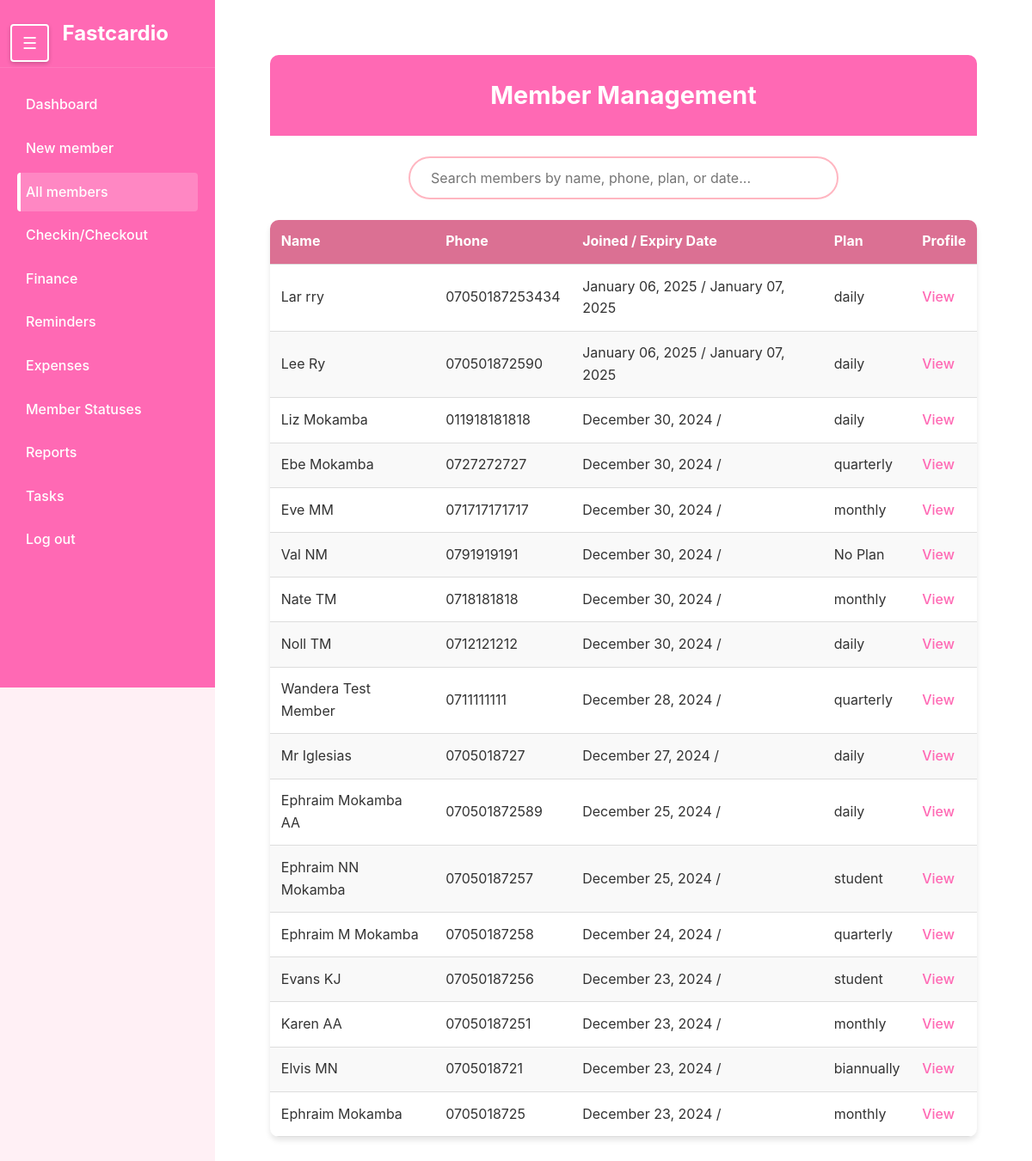
/members/, run on an earlier commit of the app's database.
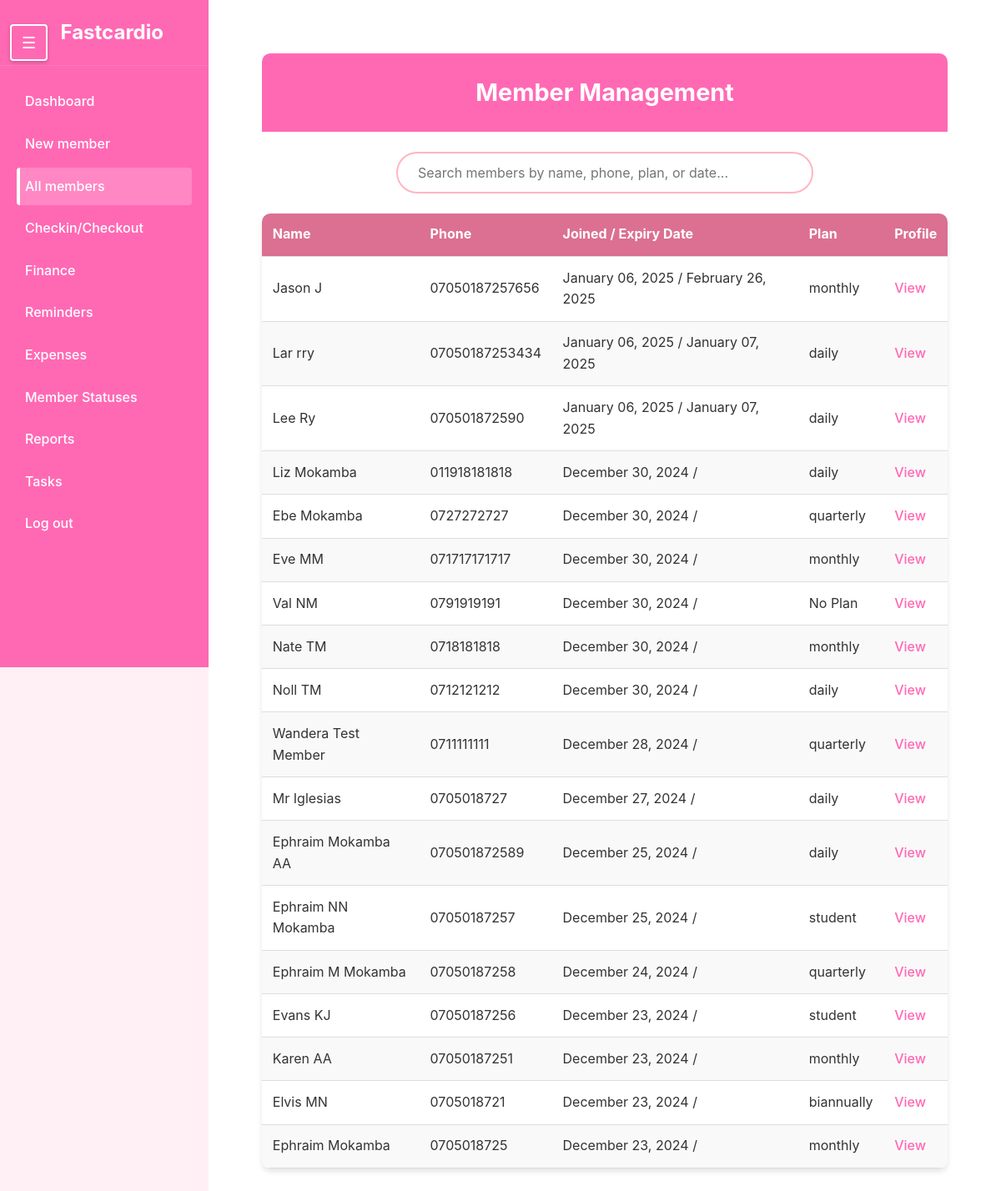
And on a later commit of the database.
### members/models.py (models this page shows, shortened)
class Member(models.Model):
    first_name = models.CharField(max_length=50)
    last_name = models.CharField(max_length=50)
    phone_number = models.CharField(max_length=15)
    date_joined = models.DateTimeField(auto_now_add=True)
    membership_expiry = models.DateField(null=True, blank=True, help_text="Date when the membership expires")
    is_active = models.BooleanField(default=False)
    is_frozen = models.BooleanField(default=False)
    additional_info = models.TextField(blank=True,null=True)
    gender = models.CharField(max_length= 6)
    balance = models.DecimalField(
        max_digits=10,
        decimal_places=2,
        default=0,
        help_text="Positive balance indicates credit, negative indicates debt"
    )
    def __str__(self):
        return f"{self.first_name} {self.last_name}"

class PaymentDetails(models.Model):
    PLAN_CHOICES = [
        ('daily', 'Daily'),
        ('monthly', 'Monthly'),
        ('quarterly', 'Quarterly'),
        ('biannually', 'Biannually'),
        ('annually', 'Annually'),
        ('student', 'Student Package'),
        ('complete', 'Complete Payment'),
    ]
    member = models.ForeignKey('Member', on_delete=models.CASCADE, related_name='payments', verbose_name="Member")
    plan = models.CharField(max_length=20, choices=PLAN_CHOICES, verbose_name="Payment Plan")
    amount = models.DecimalField(max_digits=10, decimal_places=2, verbose_name="Amount Paid")
    payment_date = models.DateField(default=timezone.now, verbose_name="Payment Date")
    transaction_id = models.CharField(max_length=100, blank=True, null=True, verbose_name="Transaction ID")
    class Meta:
        verbose_name = "Payment Detail"
        verbose_name_plural = "Payment Details"
        ordering = ['-payment_date']

### members/views.py (the view)
# urls.py: path('', include('members.urls'))
def members(request):
    members_with_payments = []
    today = timezone.now().date()
    for member in Member.objects.all():
        payments = PaymentDetails.objects.filter(member=member)
        total_amount_paid = payments.aggregate(total=Sum('amount'))['total'] or 0
        latest_payment = payments.order_by('-payment_date').first()
        membership_status = 'Expired'
        days_until_expiry = None
        if member.membership_expiry:
            days_until_expiry = (member.membership_expiry - today).days
            if member.is_frozen:
                membership_status = 'Frozen'
            elif days_until_expiry > 7:
                membership_status = 'Active'
            elif days_until_expiry > 0:
                membership_status = 'Expiring Soon'
            else:
                membership_status = 'Expired'
                member.is_active = False
                member.save()
        member_data = {
            'id': member.id,
            'full_name': str(member),
            'first_name': member.first_name,
            'last_name': member.last_name,
            'phone_number': member.phone_number,
            'date_joined': member.date_joined,
            'additional_info': member.additional_info or '',
            'total_amount_paid': total_amount_paid,
            'latest_plan': latest_payment.plan if latest_payment else 'No Plan',
            'latest_payment_date': latest_payment.payment_date if latest_payment else None,
            'expiry_date': member.membership_expiry,
            'membership_status': membership_status,
            'days_until_expiry': days_until_expiry,
            'is_frozen': member.is_frozen
        }
        members_with_payments.append(member_data)
    members_with_payments.reverse()
    return render(request, 'allmembers.html', {
        'members': members_with_payments,
        'today': today
    })

### members/templates/allmembers.html (shortened to what this page needs)
{% extends 'sidebar.html' %}
{% load static %}
{% block extra_styles %}
    <link rel="stylesheet" href="{% static 'allmembers.css' %}">
{% endblock %}
{% block content %}
    <div class="dashboard">
        <header class="dashboard-header">
            <h1>Member Management</h1>
        </header>
        <div class="search-container">
            <input type="text" id="searchInput" class="search-input" placeholder="Search members by name, phone, plan, or date...">
        </div>
        <table class="members-table">
            <thead>
                <tr>
                    <th>Name</th>
                    <th>Phone</th>
                    <th>Joined / Expiry Date</th>
                    <th>Plan</th>
                    <th>Profile</th>
                </tr>
            </thead>
            <tbody id="memberTableBody">
                {% for member in members %}
                <tr>
                    <td data-label="Name">{{ member.full_name }}</td>
                    <td data-label="Phone">{{ member.phone_number }}</td>
                    <td data-label="Joined/Expiry">{{ member.date_joined|date:"F d, Y" }} / {{ member.expiry_date|date:"F d, Y" }}</td>
                    <td data-label="Plan">{{ member.latest_plan }}</td>
                    <td data-label="Profile"><a href="{% url 'Member details' member.id %}">View</a></td>
                </tr>
                {% endfor %}
            </tbody>
        </table>
    </div>
{% endblock %}

What changed in the data, as far as the page shows it:
added Member: phone_number "07050187257656", date_joined "January 06, 2025", expiry_date "February 26, 2025"
added PaymentDetails: latest_plan "monthly"
Also different on the page:
new list line: "Jason J / View"
